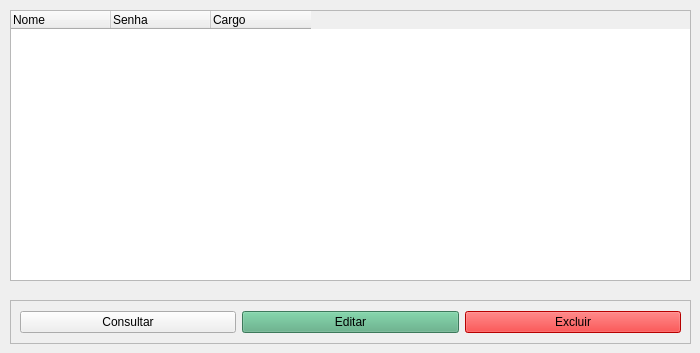
         <widget class="QWidget" name="tab_listarUtilizadores">
          <attribute name="title">
           <string>Listar Utilizadores</string>
          </attribute>
          <widget class="QTableWidget" name="tableWidget_utilizadores">
           <property name="geometry">
            <rect>
             <x>10</x>
             <y>10</y>
             <width>681</width>
             <height>271</height>
            </rect>
           </property>
           <column>
            <property name="text">
             <string>Nome</string>
            </property>
            <property name="textAlignment">
             <set>AlignLeading|AlignVCenter</set>
            </property>
           </column>
           <column>
            <property name="text">
             <string>Senha</string>
            </property>
            <property name="textAlignment">
             <set>AlignLeading|AlignVCenter</set>
            </property>
           </column>
           <column>
            <property name="text">
             <string>Cargo</string>
            </property>
            <property name="textAlignment">
             <set>AlignLeading|AlignVCenter</set>
            </property>
           </column>
          </widget>
          <widget class="QFrame" name="frame_listarUtilizadores">
           <property name="geometry">
            <rect>
             <x>10</x>
             <y>300</y>
             <width>681</width>
             <height>44</height>
            </rect>
           </property>
           <property name="frameShape">
            <enum>QFrame::StyledPanel</enum>
           </property>
           <property name="frameShadow">
            <enum>QFrame::Raised</enum>
           </property>
           <layout class="QHBoxLayout" name="horizontalLayout_3">
            <item>
             <widget class="QPushButton" name="pushButton_consultarUtilizador">
              <property name="text">
               <string>Consultar</string>
              </property>
             </widget>
            </item>
            <item>
             <widget class="QPushButton" name="pushButton_editarUtilizador">
              <property name="styleSheet">
               <string notr="true">background-color: rgb(85, 170, 127);</string>
              </property>
              <property name="text">
               <string>Editar</string>
              </property>
             </widget>
            </item>
            <item>
             <widget class="QPushButton" name="pushButton_excluirUtilizador">
              <property name="styleSheet">
               <string notr="true">background-color: rgb(255, 0, 0);</string>
              </property>
              <property name="text">
               <string>Excluir</string>
              </property>
             </widget>
            </item>
           </layout>
          </widget>
         </widget>
